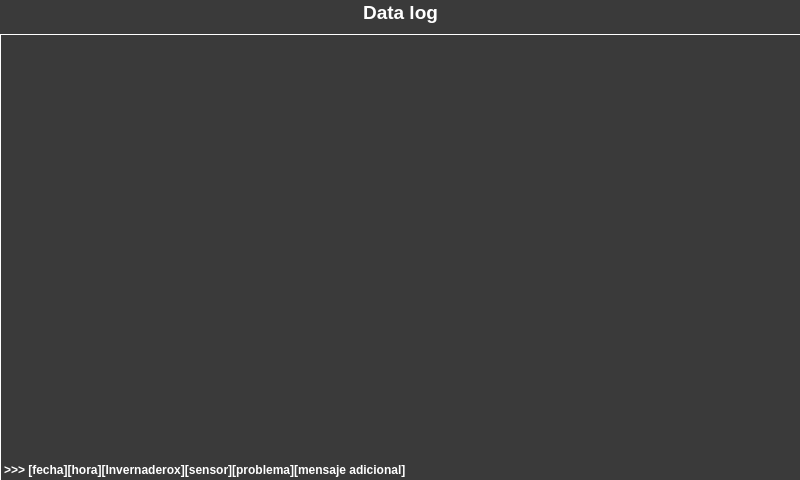
<?xml version="1.0" encoding="UTF-8"?>
<ui version="4.0">
 <class>Form</class>
 <widget class="QWidget" name="Form">
  <property name="geometry">
   <rect>
    <x>0</x>
    <y>0</y>
    <width>800</width>
    <height>480</height>
   </rect>
  </property>
  <property name="windowTitle">
   <string>Data log</string>
  </property>
  <property name="windowIcon">
   <iconset>
    <normaloff>../iconos/icono_granja.png</normaloff>../iconos/icono_granja.png</iconset>
  </property>
  <property name="styleSheet">
   <string notr="true">

/*-----QWidget-----*/
QWidget
{
	background-color: #3a3a3a;
	color: #fff;
	selection-background-color: #b78620;
	selection-color: #000;

}

/*-----QPushButton-----*/
QPushButton {
	margin-right:40px;
	margin-left:40px;
    color: #333;
    border: 0px solid #555;
    border-radius: 20px;
    border-style: outset;
    background: qradialgradient(
        cx: 0.3, cy: -0.4, fx: 0.3, fy: -0.4,
        radius: 1.35, stop: 0 #fff, stop: 1 #888
        );
    padding: 5px;
    }

QPushButton:hover {
    background: qradialgradient(
        cx: 0.3, cy: -0.4, fx: 0.3, fy: -0.4,
        radius: 0.15, stop: 0 #fff, stop: 1 #bbb
        );
    }

QPushButton:pressed {
    border-style: inset;
    background: qradialgradient(
        cx: 0.4, cy: -0.1, fx: 0.4, fy: -0.1,
        radius: 1.35, stop: 0 #fff, stop: 1 #ddd
        );
    }
</string>
  </property>
  <widget class="QWidget" name="verticalLayoutWidget">
   <property name="geometry">
    <rect>
     <x>0</x>
     <y>0</y>
     <width>801</width>
     <height>481</height>
    </rect>
   </property>
   <layout class="QVBoxLayout" name="verticalLayout" stretch="0,1">
    <property name="spacing">
     <number>10</number>
    </property>
    <property name="sizeConstraint">
     <enum>QLayout::SetMinimumSize</enum>
    </property>
    <item>
     <layout class="QHBoxLayout" name="horizontalLayout">
      <property name="sizeConstraint">
       <enum>QLayout::SetDefaultConstraint</enum>
      </property>
      <item>
       <widget class="QPushButton" name="boton_atras">
        <property name="autoFillBackground">
         <bool>false</bool>
        </property>
        <property name="styleSheet">
         <string notr="true"/>
        </property>
        <property name="text">
         <string/>
        </property>
        <property name="icon">
         <iconset>
          <normaloff>iconos/icono.png</normaloff>iconos/icono.png</iconset>
        </property>
        <property name="iconSize">
         <size>
          <width>32</width>
          <height>32</height>
         </size>
        </property>
       </widget>
      </item>
      <item>
       <spacer name="horizontalSpacer">
        <property name="orientation">
         <enum>Qt::Horizontal</enum>
        </property>
        <property name="sizeHint" stdset="0">
         <size>
          <width>40</width>
          <height>20</height>
         </size>
        </property>
       </spacer>
      </item>
      <item>
       <widget class="QLabel" name="label_1">
        <property name="font">
         <font>
          <pointsize>14</pointsize>
          <weight>75</weight>
          <bold>true</bold>
         </font>
        </property>
        <property name="text">
         <string>Data log</string>
        </property>
        <property name="alignment">
         <set>Qt::AlignCenter</set>
        </property>
       </widget>
      </item>
      <item>
       <spacer name="horizontalSpacer_2">
        <property name="orientation">
         <enum>Qt::Horizontal</enum>
        </property>
        <property name="sizeHint" stdset="0">
         <size>
          <width>40</width>
          <height>20</height>
         </size>
        </property>
       </spacer>
      </item>
      <item>
       <widget class="QPushButton" name="boton_filtro">
        <property name="styleSheet">
         <string notr="true"/>
        </property>
        <property name="text">
         <string/>
        </property>
        <property name="icon">
         <iconset>
          <normaloff>iconos/filtro.png</normaloff>iconos/filtro.png</iconset>
        </property>
        <property name="iconSize">
         <size>
          <width>32</width>
          <height>32</height>
         </size>
        </property>
       </widget>
      </item>
     </layout>
    </item>
    <item>
     <widget class="QLabel" name="label_2">
      <property name="enabled">
       <bool>true</bool>
      </property>
      <property name="font">
       <font>
        <weight>75</weight>
        <bold>true</bold>
       </font>
      </property>
      <property name="frameShape">
       <enum>QFrame::Box</enum>
      </property>
      <property name="frameShadow">
       <enum>QFrame::Plain</enum>
      </property>
      <property name="midLineWidth">
       <number>0</number>
      </property>
      <property name="text">
       <string>&gt;&gt;&gt; [fecha][hora][Invernaderox][sensor][problema][mensaje adicional] </string>
      </property>
      <property name="textFormat">
       <enum>Qt::AutoText</enum>
      </property>
      <property name="alignment">
       <set>Qt::AlignBottom|Qt::AlignLeading|Qt::AlignLeft</set>
      </property>
      <property name="wordWrap">
       <bool>false</bool>
      </property>
      <property name="margin">
       <number>10</number>
      </property>
      <property name="indent">
       <number>-1</number>
      </property>
      <property name="textInteractionFlags">
       <set>Qt::LinksAccessibleByMouse</set>
      </property>
      <property name="buddy">
       <cstring></cstring>
      </property>
     </widget>
    </item>
   </layout>
  </widget>
 </widget>
 <resources/>
 <connections/>
</ui>
